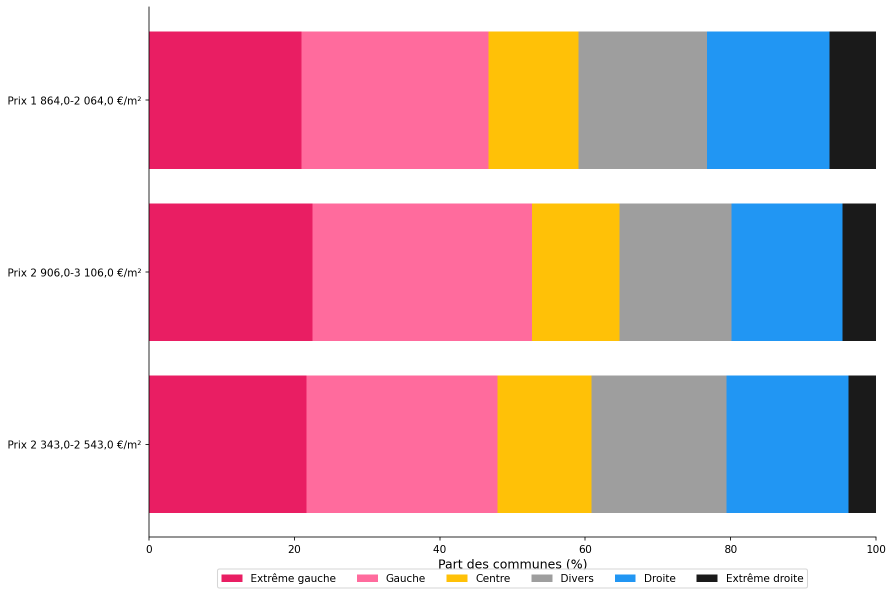
#> input picture test_charts/stacked_bar_bars_3_001.png, 1787 x 1191 px (shown at 1/2 size)
$ python standardize_images.py ../test_charts out
#> lines starting #> are read from the running program, lines starting #| are printed output that depends on the picture
import os
import sys
import json
import time
from PIL import Image


def standardize_image(input_path, output_path):
#> called with output_path = 'out/stacked_bar_bars_3_001.png'
    img = Image.open(input_path).convert("RGB")
    max_dim = max(img.width, img.height)
#> max_dim = 1787
    padded = Image.new("RGB", (max_dim, max_dim), (255, 255, 255))
#> padded: PIL image 1787x1787 RGB; every value is 255
    padded.paste(img, ((max_dim - img.width) // 2, (max_dim - img.height) // 2))
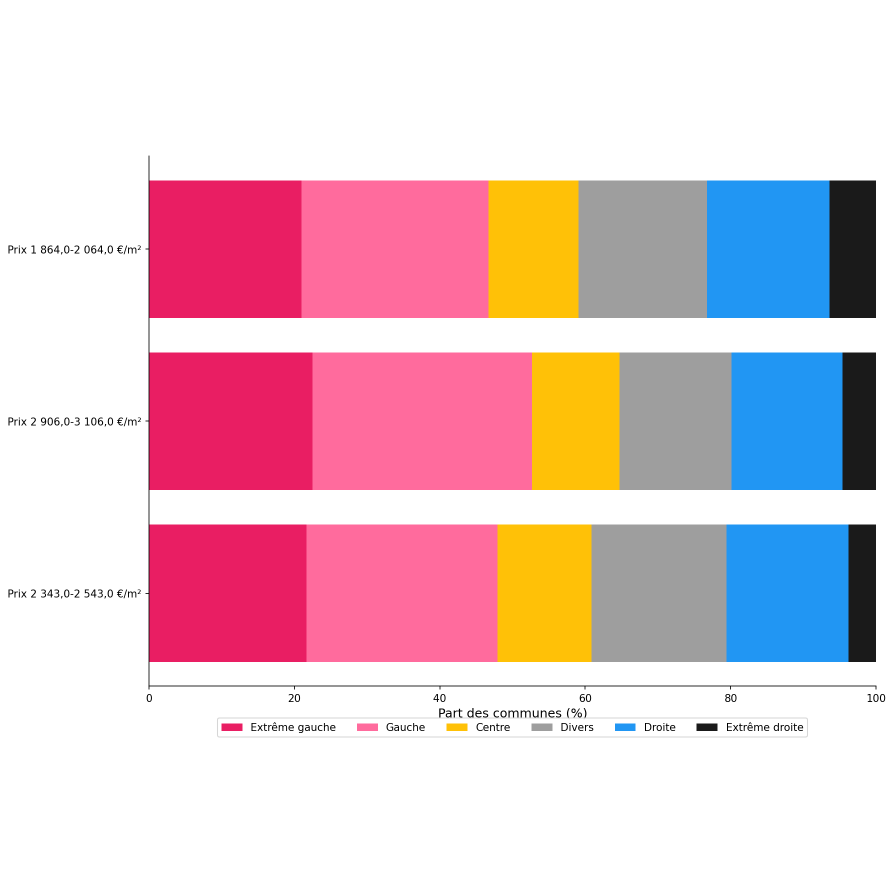
#> padded: PIL image 1787x1787 RGB (shown at 1/2 size); mean R, G, B 227.9, 200.4, 208.2
    standardized = padded.resize((1024, 1024), Image.LANCZOS)
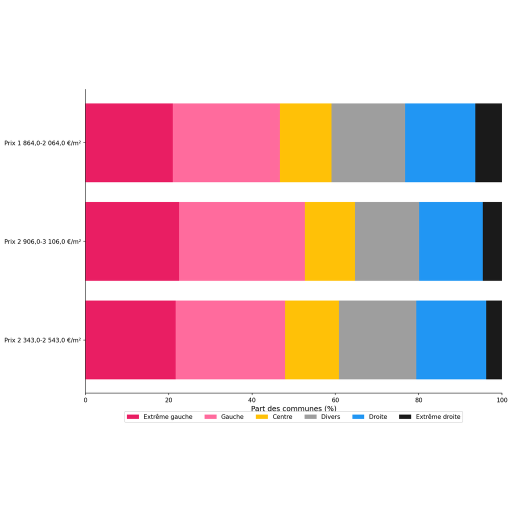
#> standardized: PIL image 1024x1024 RGB (shown at 1/2 size); mean R, G, B 227.8, 200.3, 208
    standardized.save(output_path)


if __name__ == "__main__":
    input_folder = sys.argv[1]
    output_folder = sys.argv[2]

    os.makedirs(output_folder, exist_ok=True)

    finished_file_path = os.path.join(output_folder, "finished.json")
    if os.path.exists(finished_file_path):
        with open(finished_file_path) as f:
            results = json.load(f)
    else:
        results = []

    done = [r["_finished"] for r in results]
    images = [f for f in os.listdir(input_folder) if f.endswith(".png")]

    for image in images:
        if image in done:
            continue
        start = time.time()
        input_path = os.path.join(input_folder, image)
        output_path = os.path.join(output_folder, image)
        standardize_image(input_path, output_path)
        elapsed = time.time() - start
        print(f"{image} - {elapsed:.2f}s")
        results.append({"_finished": image})
        with open(finished_file_path, "w") as f:
            json.dump(results, f)
#> pass 2 of the loop `for image in images:`:
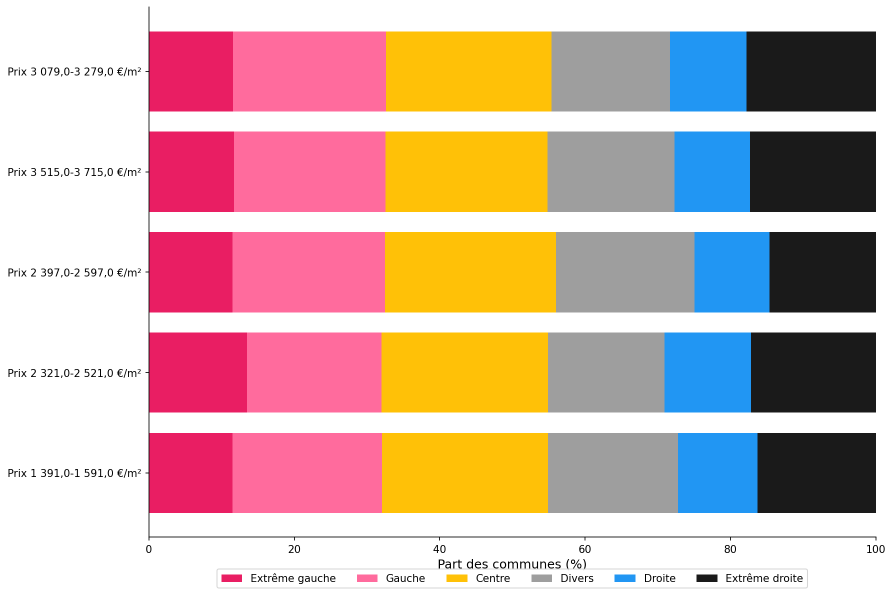
#> input picture test_charts/stacked_bar_bars_5_002.png, 1786 x 1191 px (shown at 1/2 size)
#> img: PIL image 1786x1191 RGB
#> in standardize_image (call 2), `padded.paste(img, ((max_dim - img.width) // 2, (max_dim - img.height) ..`:
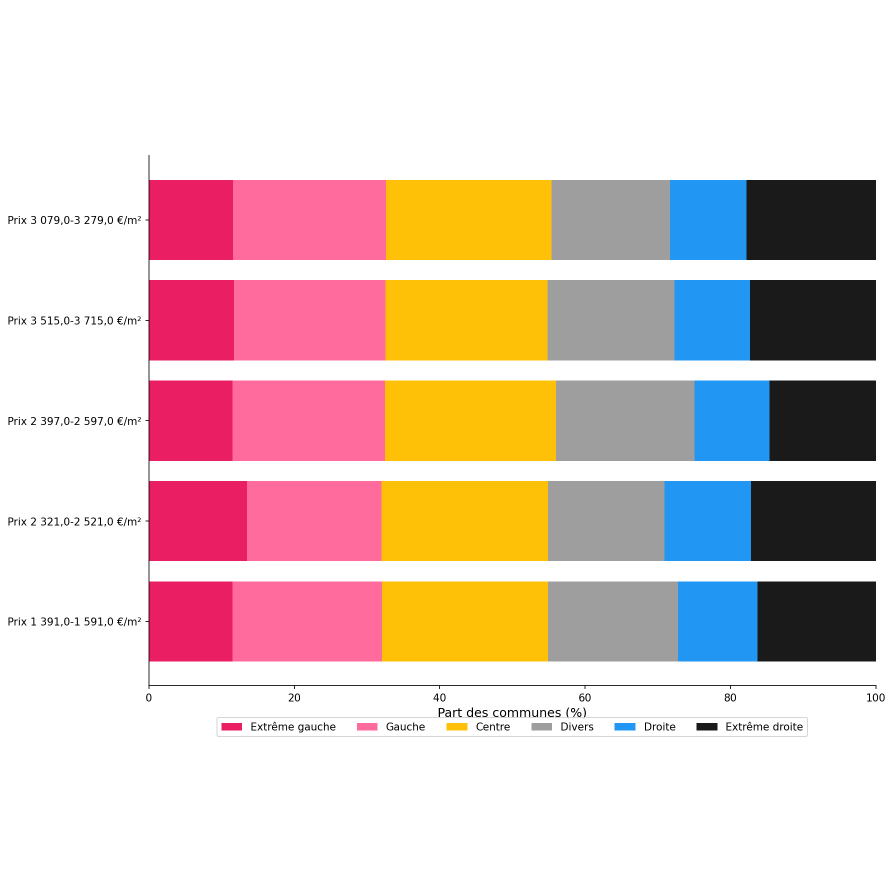
#> padded: PIL image 1786x1786 RGB (shown at 1/2 size); mean R, G, B 223.9, 203.4, 198.2
#> in standardize_image (call 2), `standardized = padded.resize((1024, 1024), Image.LANCZOS)`:
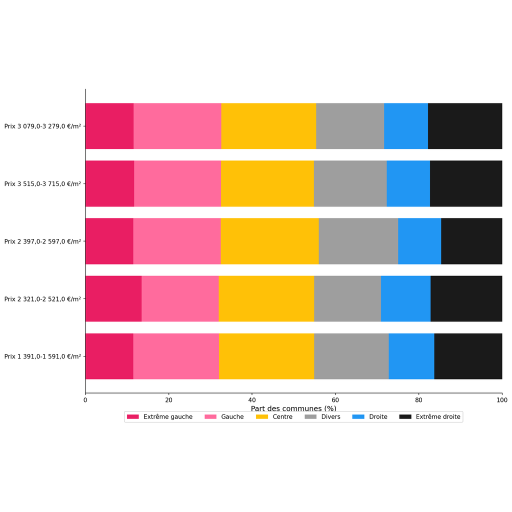
#> standardized: PIL image 1024x1024 RGB (shown at 1/2 size); mean R, G, B 223.7, 203.2, 198.1

    print(f"Done. {len(images)} images standardized.")
